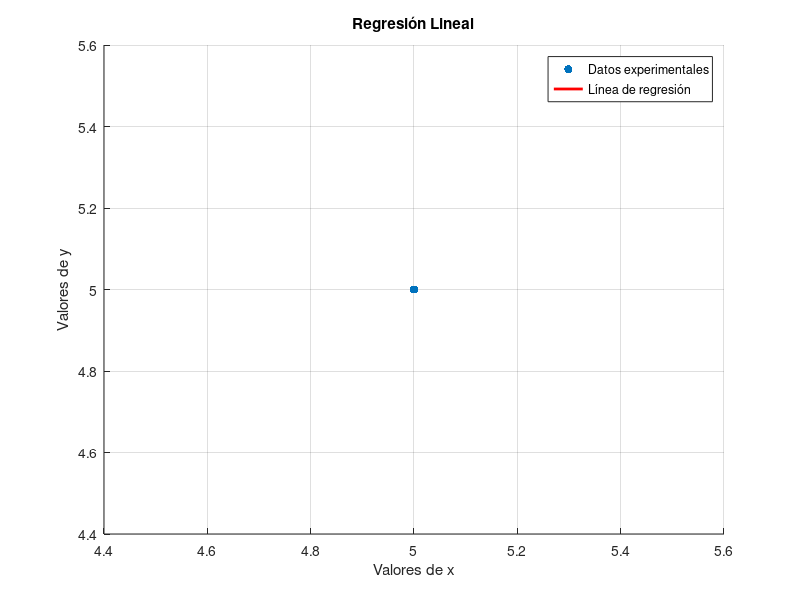

MATLAB code to generate this figure:

function regresion_lineal

clc; clear; close all;

fprintf('*** REGRESIÓN LINEAL ***\n');

% Ingreso de datos experimentales
% (Puedes modificarlos o leerlos desde un archivo)
x = input('Ingrese los valores de x (entre corchetes [ ]): ');
y = input('Ingrese los valores de y (entre corchetes [ ]): ');

% Verificamos que los vectores tengan la misma longitud
if length(x) ~= length(y)
    error('Los vectores x e y deben tener el mismo número de elementos.');
end

n = length(x);

% Cálculos de los parámetros de la recta y = a0 + a1*x
sum_x = sum(x);
sum_y = sum(y);
sum_xy = sum(x .* y);
sum_x2 = sum(x .^ 2);

a1 = (n * sum_xy - sum_x * sum_y) / (n * sum_x2 - sum_x^2);
a0 = mean(y) - a1 * mean(x);

% Cálculo de valores ajustados y error
y_pred = a0 + a1 * x;
error = y - y_pred;

% Cálculo del coeficiente de correlación (R)
r = (n * sum_xy - sum_x * sum_y) / sqrt((n * sum_x2 - sum_x^2) * (n * sum(y.^2) - sum_y^2));

% Mostramos los resultados
fprintf('\nEcuación de la recta: y = %.4f + %.4f*x\n', a0, a1);
fprintf('Coeficiente de correlación (r): %.4f\n', r);

% Graficar los datos y la línea de regresión
figure;
scatter(x, y, 'filled'); % Datos experimentales
hold on;
plot(x, y_pred, 'r-', 'LineWidth', 2); % Línea de regresión
xlabel('Valores de x');
ylabel('Valores de y');
title('Regresión Lineal');
legend('Datos experimentales', 'Línea de regresión');
grid on;
hold off;
end